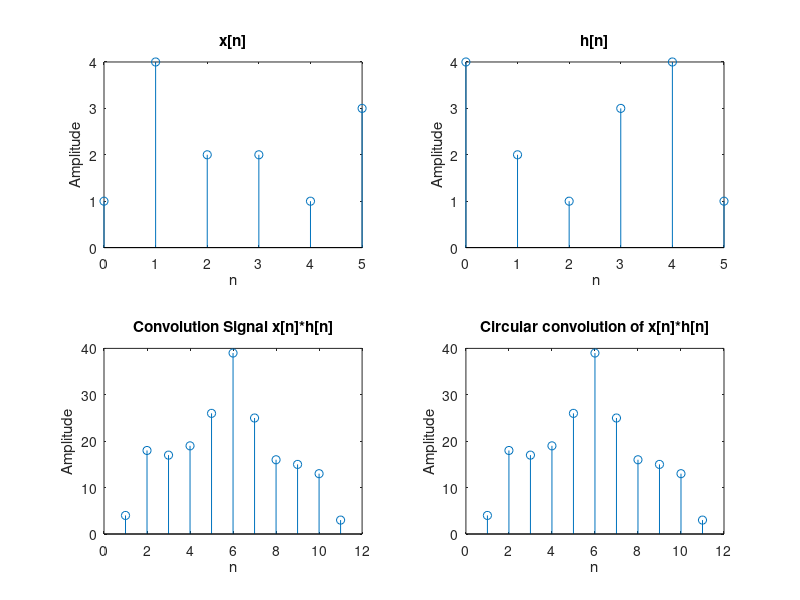

MATLAB code for this plot:
% Program Description: Convolution of Equal Sequence length 

%Author: Zain Rajani 

% Program Intialisation
clear all;
close all;
clc;
n=0:1:5;
x=[1 4 2 2 1 3];
h=[4 2 1 3 4 1];
figure
 
%Plot x[n]
subplot(2,2,1)
stem(n,x);
title('x[n]');
xlabel('n');
ylabel ('Amplitude');
 
%Plot h[n]
subplot(2,2,2)
stem(n,h);
xlabel (' n');
ylabel('Amplitude');
title('h[n]')
 
%Linear convolution of signal
y=conv(x,h);
 
%plotting convoluted signal
subplot(2,2,3);
stem(y)
xlabel('n');
ylabel('Amplitude')
title('Convolution Signal x[n]*h[n]');
 
%Circular convolution
z=cconv(x,h);
subplot(2,2,4);
stem(z);
xlabel('n');
ylabel('Amplitude');
title('Circular convolution of x[n]*h[n]');
